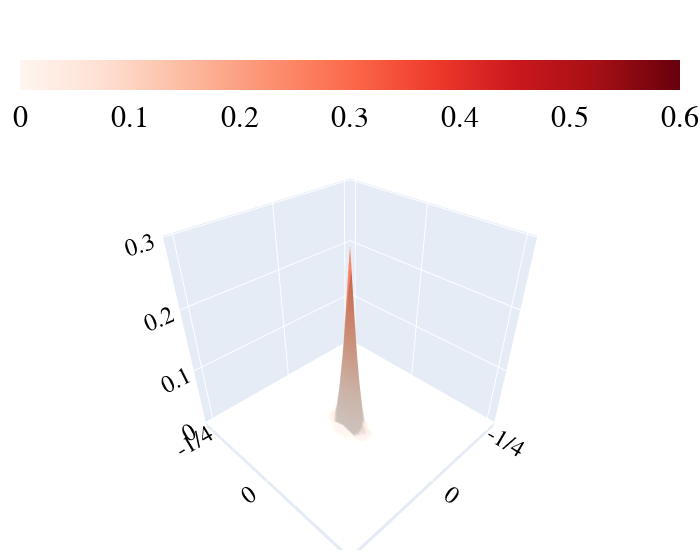

The notebook cell saved with this chart:
### Code cell
import plotly.express as px
import plotly.graph_objects as go
import plotly.figure_factory as ff


x, y = np.linspace(0, nkx-1, nkx), np.linspace(0, nky-1, nky)
X,Y = np.meshgrid(x,y)
#fig = go.Figure(data=[go.Surface(z=ψ[0,:].reshape(nkx,nky,nkz)[:,:,16], x=x, y=y,
fig = go.Figure(data=[go.Surface(z=ψ[0,:].reshape(nkx,nky,nkz)[:,:,int(nkz/2)], x=x, y=y,
                        colorscale='Reds',cmin=0,cmax=0.6, colorbar = dict(tickfont=dict(
                            color='black',size=30,family='Old Standard TT, serif',),orientation='h')   )])
#fig = ff.create_trisurf(z=ψ[0,:].reshape(32,32,32)[:,:,16], x=X, y=Y)

fig.update_layout(scene = dict(
                    xaxis = dict( title = ' ',
                        ticktext= [r'-1/4',r'0',r'1/4'],
                        tickvals= [int(nkx/2)-int(nkx/4),int(nkx/2)-1,int(nkx/2)+int(nkx/4)-1],
                        range=[int(nkx/2)-int(nkx/4)-1,int(nkx/2)+int(nkx/4)],tickfont=dict(
                            color='black',
                            size=17,
                            family='Old Standard TT, serif',)),
                    yaxis = dict( title = ' ',
                        ticktext= [r'-1/4',r'0',r'1/4'],
                        tickvals= [int(nky/2)-int(nky/4),int(nky/2)-1,int(nky/2)+int(nky/4)-1],
                        range=[int(nky/2)-int(nky/4)-1,int(nky/2)+int(nky/4)],tickfont=dict(
                            color='black',
                            size=17,
                            family='Old Standard TT, serif',)) ,
                    zaxis = dict( title = ' ',
                            tickfont=dict(
                            color='black',
                            size=17,
                            family='Old Standard TT, serif',) )),
                    width=700,
                    margin=dict(r=10, l=10, b=10, t=10)
                  )


#fig.update_xaxes(range=[8, 23])
#fig.update_layout(xaxis = dict(range=[7,24]))
#fig.update_yaxes(range=[8, 23])


fig.show()

fig, ax = plt.subplots(1, 1)
palette = copy(plt.get_cmap('Reds'))
palette.set_under('white', 1.0)  # 1.0 represents not transparent
#levels = np.arange(0.0,0.6, 0.01)
#levels[0] = 1e-3
#norm = colors.BoundaryNorm(levels, ncolors=palette.N)


#contour = ax.imshow(ψ[0,:].reshape(32,32,32)[:,:,16],aspect='auto', cmap=palette,norm=norm)
contour = ax.contourf(ψ[0,:].reshape(nkx,nky,nkz)[:,:,int(nkz/2)], cmap=palette)
#cbar = fig.colorbar(contour, extend='min', shrink=0.9, ax=ax)

### Figure 1 — Plotly figure (JSON) as saved in the notebook; plotly's stock layout.template omitted (floating-point values rounded to 4 significant figures; data arrays with more than 128 entries replaced by an {"elided": "..."} marker saying what was removed)
{"data": [{"cmax": 0.6, "cmin": 0, "colorbar": {"orientation": "h", "tickfont": {"color": "black", "family": "Old Standard TT, serif", "size": 30}}, "colorscale": [[0, "rgb(255,245,240)"], [0.125, "rgb(254,224,210)"], [0.25, "rgb(252,187,161)"], [0.375, "rgb(252,146,114)"], [0.5, "rgb(251,106,74)"], [0.625, "rgb(239,59,44)"], [0.75, "rgb(203,24,29)"], [0.875, "rgb(165,15,21)"], [1, "rgb(103,0,13)"]], "type": "surface", "x": [0, 1, 2, 3, 4, 5, 6, 7, 8, 9, 10, 11, 12, 13, 14, 15, 16, 17, 18, 19, 20, 21, 22, 23, 24, 25, 26, 27, 28, 29, 30, 31, 32, 33, 34, 35, 36, 37, 38, 39, 40, 41, 42, 43, 44, 45, 46, 47], "y": [0, 1, 2, 3, 4, 5, 6, 7, 8, 9, 10, 11, 12, 13, 14, 15, 16, 17, 18, 19, 20, 21, 22, 23, 24, 25, 26, 27, 28, 29, 30, 31, 32, 33, 34, 35, 36, 37, 38, 39, 40, 41, 42, 43, 44, 45, 46, 47], "z": {"elided": "48x48 float values"}}], "layout": {"margin": {"b": 10, "l": 10, "r": 10, "t": 10}, "scene": {"xaxis": {"range": [11, 36], "tickfont": {"color": "black", "family": "Old Standard TT, serif", "size": 17}, "ticktext": ["-1/4", "0", "1/4"], "tickvals": [12, 23, 35], "title": {"text": " "}}, "yaxis": {"range": [11, 36], "tickfont": {"color": "black", "family": "Old Standard TT, serif", "size": 17}, "ticktext": ["-1/4", "0", "1/4"], "tickvals": [12, 23, 35], "title": {"text": " "}}, "zaxis": {"tickfont": {"color": "black", "family": "Old Standard TT, serif", "size": 17}, "title": {"text": " "}}}, "width": 700}}
